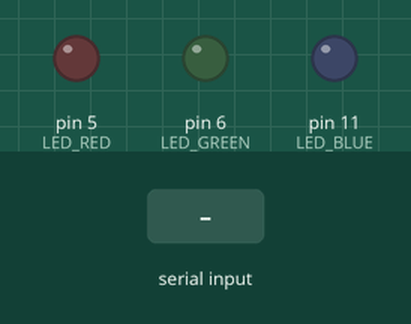
Recording of a sketch running on a simulated Arduino Uno, built with avr-gcc and run on an emulated ATmega328P. Parts: output pins drawn as LEDs (lit = HIGH). Inputs (shaded band) come from the test bench.

Above: at 1.2 s.
1.3 s: "r" received over Serial
At 2.1 s:
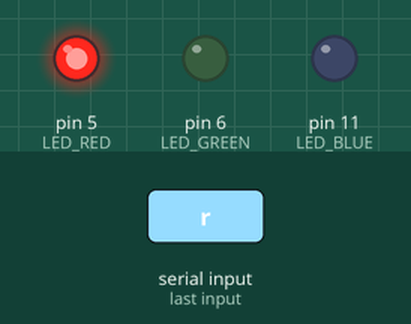
2.8 s: "g" received over Serial
At 3.2 s:
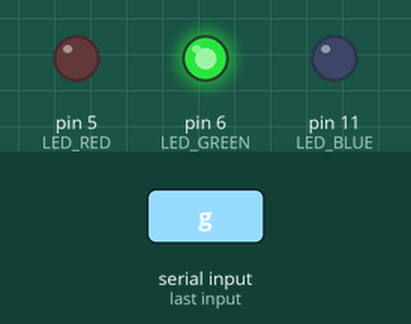
4.3 s: "b" received over Serial
At 5.5 s:
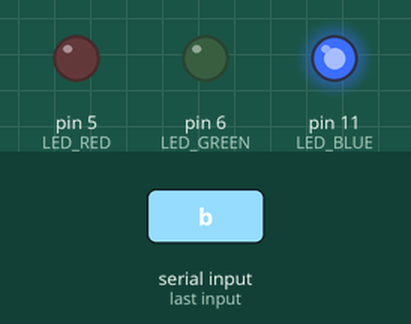
5.8 s: "o" received over Serial
At 6.7 s:
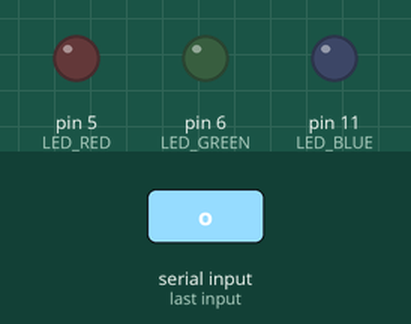
Timing chart, 0 to 8.3 s (numbered marks = the images above; inputs shaded):
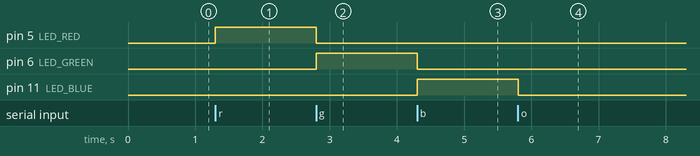

Measured:
- after the input at 1.3 s, pin 5 (LED_RED): LOW → HIGH at once
- after the input at 2.8 s, pin 5 (LED_RED): HIGH → LOW at once; pin 6 (LED_GREEN): LOW → HIGH at once
- after the input at 4.3 s, pin 6 (LED_GREEN): HIGH → LOW at once; pin 11 (LED_BLUE): LOW → HIGH at once
- after the input at 5.8 s, pin 11 (LED_BLUE): HIGH → LOW at once

The sketch:

4_2_1.ino
```cpp
#define LED_RED 5
#define LED_GREEN 6
#define LED_BLUE  11

void setup() {
  Serial.begin(9600);
  pinMode(LED_RED, OUTPUT);
  pinMode(LED_GREEN, OUTPUT);
  pinMode(LED_BLUE, OUTPUT);
}

void loop() {
  if (Serial.available() > 0)
  {
    char sData = Serial.read();

    if (sData == 'r')
    {
      digitalWrite(LED_RED, HIGH);
      digitalWrite(LED_GREEN, LOW);
      digitalWrite(LED_BLUE, LOW);
    }
    else if (sData == 'g')
    {
      digitalWrite(LED_RED, LOW);
      digitalWrite(LED_GREEN, HIGH);
      digitalWrite(LED_BLUE, LOW);
    }
    else if (sData == 'b')
    {
      digitalWrite(LED_RED, LOW);
      digitalWrite(LED_GREEN, LOW);
      digitalWrite(LED_BLUE, HIGH);
    }
    else if (sData == 'o')
    {
      digitalWrite(LED_RED, LOW);
      digitalWrite(LED_GREEN, LOW);
      digitalWrite(LED_BLUE, LOW);
    }
  }
}
//4_2_1.ino
```
